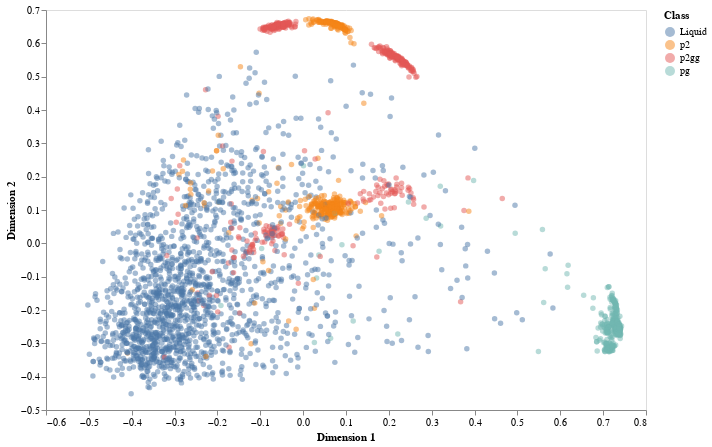

Notebook cell for this chart:
### Markdown cell above
In the above image we can see two high density clusters,
in cyan and magenta which would be two of the crystals.
The blue, which is scattered across the space
is quite clearly the liquid state.
From this there is not a lot of separation between the different states,
with the liquid occupying the entire space.

An alternate approach to the dimensionality reduction
is to use a non-linear combination of feature space.
This effectively makes the changes in some regions
more important than changes in other regions.
The `KernelPCA` class in Scikit-learn allows for the choice of 'kernel',
where a kernel is a way of performing this non-linear combination of variables.
The kernel I have chosen to use is the [Radial Basis Function (RBF)](http://scikit-learn.org/stable/modules/metrics.html#rbf-kernel).

### Code cell
kpca = decomposition.KernelPCA(n_components=2, kernel='rbf')
X_r = kpca.fit_transform(X_o)
fig = figures.plot_dimensionality_reduction(X_r, y)
fig

### Figure 1 — Vega-Lite specification as saved in the notebook (floating-point values rounded to 4 significant figures; data arrays with more than 128 entries replaced by an {"elided": "..."} marker saying what was removed)
{"$schema": "https://vega.github.io/schema/vega-lite/v2.6.0.json", "config": {"axis": {"grid": false}, "view": {"height": 400, "width": 600}}, "data": {"name": "data-92c84ad72b69e04fc9c81321dcf37d2b"}, "datasets": {"data-92c84ad72b69e04fc9c81321dcf37d2b": {"elided": "3000 records"}}, "encoding": {"color": {"field": "class", "title": "Class", "type": "nominal"}, "x": {"field": "dim1", "title": "Dimension 1", "type": "quantitative"}, "y": {"field": "dim2", "title": "Dimension 2", "type": "quantitative"}}, "mark": {"opacity": 0.5, "type": "circle"}}
